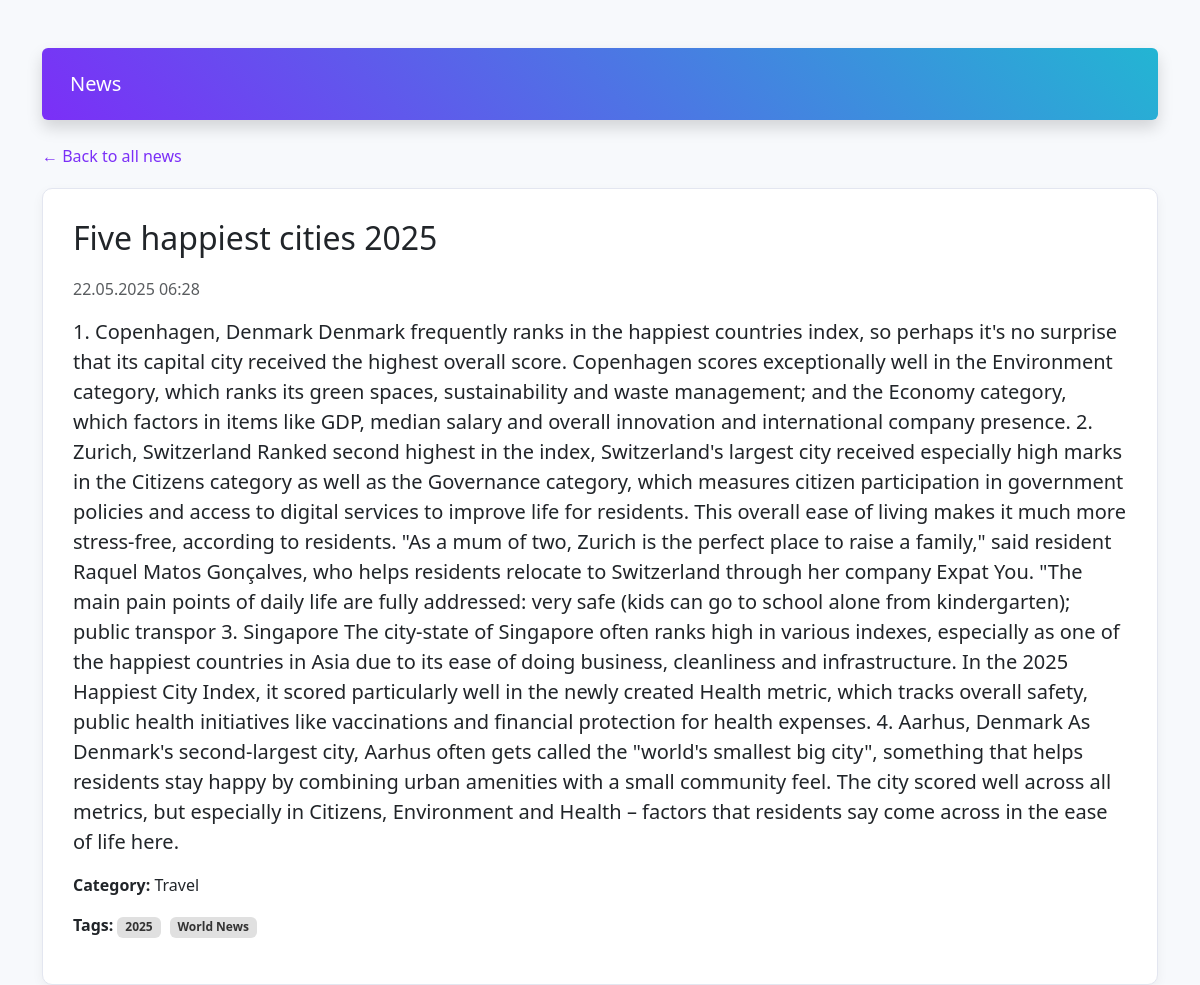
Screenshot of /api/user/html/five-happiest-cities-2025/ with the database file from the repository.
### admin_api/models.py (models this page shows, shortened)
class News(models.Model):
    title = models.CharField(max_length=25)
    content = models.TextField()
    slug = models.SlugField(unique=True, blank=True)
    author = models.ForeignKey(User,on_delete=models.PROTECT,related_name='news')
    created_at=models.DateTimeField(auto_now_add=True)
    updated_at=models.DateTimeField(auto_now=True)
    tags = models.ManyToManyField(Tag, related_name='news')
    category = models.ForeignKey(Category, on_delete=models.PROTECT, related_name='news')
    is_published =models.BooleanField(default=False)

class Category(models.Model):
    name = models.CharField(max_length=50, unique=True)
    slug = models.SlugField(unique=True)

class Tag(models.Model):
    name = models.CharField(max_length=50, unique=True)
    slug = models.SlugField(unique=True)

### user_api/views.py (the view)
# urls.py: path('html/<slug:slug>/', news_detail_view, name='news-detail-html'),
def news_detail_view(request, slug):
    news = get_object_or_404(News, slug=slug, is_published=True)
    return render(request, 'user_api/news_detail.html', {'news': news})

### user_api/templates/user_api/news_detail.html (shortened to what this page needs)
﻿{% load static %}
<!DOCTYPE html>
<html lang="ru">
<head>
    <link href="https://cdn.jsdelivr.net/npm/bootstrap@5.3.3/dist/css/bootstrap.min.css" rel="stylesheet">
</head>
<body class="container mt-4">
    <nav class="navbar navbar-expand-lg navbar-custom mb-4 rounded shadow p-3">
        <div class="container-fluid">
            <a class="navbar-brand" href="{% url 'news-html' %}">News</a>
        </div>
    </nav>
    <a href="{% url 'news-html' %}" class="back-link">← Back to all news</a>
    <div class="news-detail-card">
        <h1>{{ news.title }}</h1>
        <p class="text-muted">{{ news.created_at|date:"d.m.Y H:i" }}</p>
        <p class="lead">{{ news.content }}</p>
        <p><strong>Category:</strong> {{ news.category.name }}</p>
        <p>
            <strong>Tags:</strong>
            {% for tag in news.tags.all %}
            <span class="badge">{{ tag.name }}</span>
            {% empty %} <em>No</em> {% endfor %}
        </p>
    </div>
</body>
</html>

### user_api/templates/user_api/news_detail.html (style rules this page uses)
body { background-color: #f7f9fc; font-family: 'Segoe UI', sans-serif; }
.navbar-custom { background: linear-gradient(45deg, #7b2ff7, #23b5d3); color: white; }
.navbar-custom .navbar-brand, .navbar-custom .nav-link, .navbar-custom .btn, .navbar-custom a { color: white !important; }
.news-detail-card { background-color: #ffffff; border: 1px solid #e3e6f0; border-radius: 10px; padding: 30px; box-shadow: 0 4px 12px rgba(0, 0, 0, 0.05); }
.news-detail-card h1 { font-size: 2rem; margin-bottom: 20px; }
.news-detail-card .badge { background-color: #e0e0e0; color: #333; margin-right: 5px; }
.back-link { display: inline-block; margin-bottom: 20px; text-decoration: none; color: #7b2ff7; font-weight: 500; }

### rows the page displays
News: title "Five happiest cities 2025", created_at "22.05.2025 06:28", content "1. Copenhagen, Denmark Denmark frequently ranks in the happiest countries index, so perhaps it's no surprise that its capital city received the highest overall score. Copenhagen scores exceptionally well in the Environment category, which ranks its green spaces, sustainability and waste management; and the Economy category, which factors in items like GDP, median salary and overall innovation and international company presence. 2. Zurich, Switzerland Ranked second highest in the index, Switzerland's largest city received especially high marks in the Citizens category as well as the Governance category, which measures citizen participation in government policies and access to digital…", category.name "Travel"
Tag: name "2025"
Tag: name "World News"
